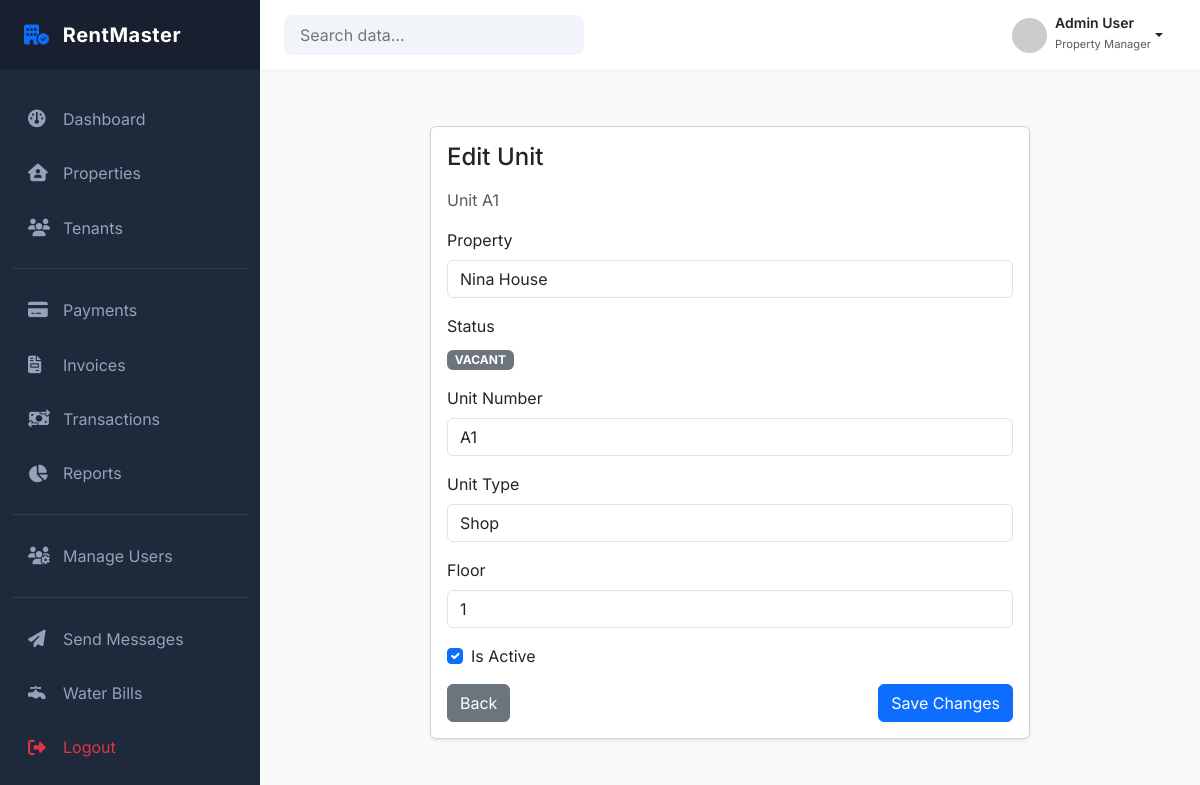
Before: /properties/units/23/edit/ (signed in) with the older database file.
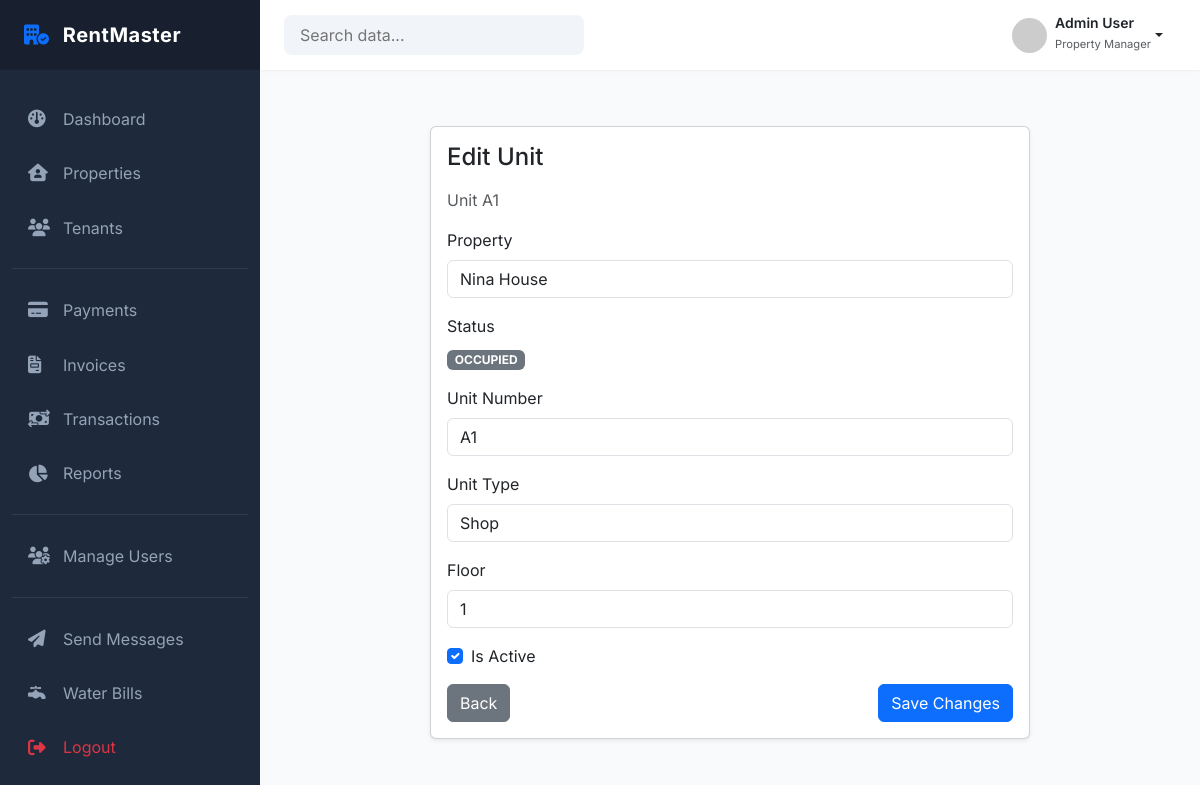
After: the same page with the newer database file.
### properties/models.py (models this page shows, shortened)
class Unit(models.Model):
    property = models.ForeignKey(
        Property,
        on_delete=models.PROTECT,
        related_name="units"
    )
    unit_number = models.CharField(max_length=20)
    unit_type = models.CharField(
        max_length=50,
        choices=UnitType.choices
    )
    status = models.CharField(
        max_length=50,
        choices=UnitStatus.choices,
        default=UnitStatus.VACANT
    )
    floor = models.CharField(max_length=20, blank=True)
    is_active = models.BooleanField(default=True)
    created_at = models.DateTimeField(auto_now_add=True)
    class Meta:
        constraints = [
            UniqueConstraint(
                fields=["property", "unit_number"],
                name="unique_unit_number_per_property"
            )
        ]
        ordering = ["unit_number"]

class Property(models.Model):
    landlord = models.ForeignKey(
        settings.AUTH_USER_MODEL,
        on_delete=models.PROTECT,
        related_name="properties",
        limit_choices_to={"role": "LANDLORD"}
    )
    name = models.CharField(max_length=150)
    description = models.TextField(blank=True)
    address_line_1 = models.CharField(max_length=250)
    address_line_2 = models.CharField(max_length=255, blank=True)
    country = models.CharField(max_length=100)
    county = models.CharField(max_length=100, blank=True)
    postal_code = models.CharField(max_length=20, blank=True)
    is_active = models.BooleanField(default=True)
    created_at = models.DateTimeField(auto_now_add=True)
    updated_at = models.DateTimeField(auto_now=True)
    class Meta:
        constraints = [
            UniqueConstraint(
                fields=["landlord", "name"],
                name="unique_property_name_per_landlord"
            )
        ]
        ordering = ["-created_at"]

### properties/views.py (the view)
# urls.py: path('units/<int:unit_id>/edit/', views.edit_unit, name='edit_unit'),
@login_required
def edit_unit(request, unit_id):
    unit = get_object_or_404(Unit, id=unit_id)
    if request.method == 'POST':
        form = EditUnitForm(request.POST, instance=unit)
        if form.is_valid():
            try:
                update_unit(unit, **form.cleaned_data)
                messages.success(request, f'Unit {unit.unit_number} updated successfully.')
                return redirect('property_units', property_id=unit.property.id)
            except Exception as e:
                messages.error(request, f"Something went wrong. Please try again. {str(e)}")
    else:
        form = EditUnitForm(instance=unit)
    return render(request, 'properties/edit_unit.html', {
        'form': form,
        'unit': unit
    })

### properties/forms.py (shortened to what this page needs)
class EditUnitForm(forms.ModelForm):
    class Meta:
        model = Unit
        fields = ['unit_number', 'unit_type', 'floor', 'is_active']
        widgets = {
            'unit_number': forms.TextInput(attrs={'class': 'form-control'}),
            'unit_type': forms.Select(attrs={'class': 'form-control'}),
            'floor': forms.TextInput(attrs={'class': 'form-control'}),
            'is_active': forms.CheckboxInput(attrs={'class': 'form-check-input'}),
        }

### templates/properties/edit_unit.html (shortened to what this page needs)
{% extends "dashboard/base_dashboard.html" %}
{% block content %}
<div class="container mt-4">
    <div class="card shadow-sm mx-auto" style="max-width: 600px;">
        <div class="card-body">
            <h4 class="mb-3">Edit Unit</h4>
            <p class="text-muted">Unit {{ unit.unit_number }}</p>
            <div class="mb-3">
                <label class="form-label">Property</label>
                <input type="text" class="form-control" value="{{ unit.property.name }}" readonly>
            </div>
            <div class="mb-3">
                <label class="form-label">Status</label><br>
                <span class="badge bg-secondary">{{ unit.status }}</span>
            </div>
            <form method="POST">
                <div class="mb-3">
                    <label class="form-label">Unit Number</label>
                    {{ form.unit_number }}
                </div>
                <div class="mb-3">
                    <label class="form-label">Unit Type</label>
                    {{ form.unit_type }}
                </div>
                <div class="mb-3">
                    <label class="form-label">Floor</label>
                    {{ form.floor }}
                </div>
                <div class="form-check mb-3">
                    {{ form.is_active }}
                    <label class="form-check-label">Is Active</label>
                </div>
                <div class="d-flex justify-content-between">
                    <a href="{% url 'property_units' unit.property.id %}" class="btn btn-secondary">
                        Back
                    </a>
                    <button type="submit" class="btn btn-primary">
                        Save Changes
                    </button>
                </div>
            </form>
        </div>
    </div>
</div>
{% endblock %}

Changed rows visible on the page:
changed Unit "Shop": status "VACANT" → "OCCUPIED"
